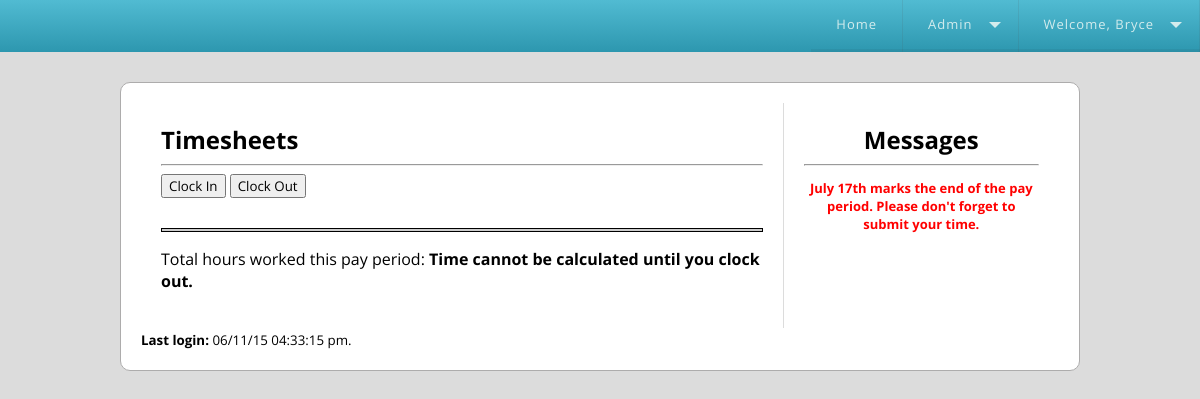
/index.php (signed in), run on an earlier commit of the app's database.
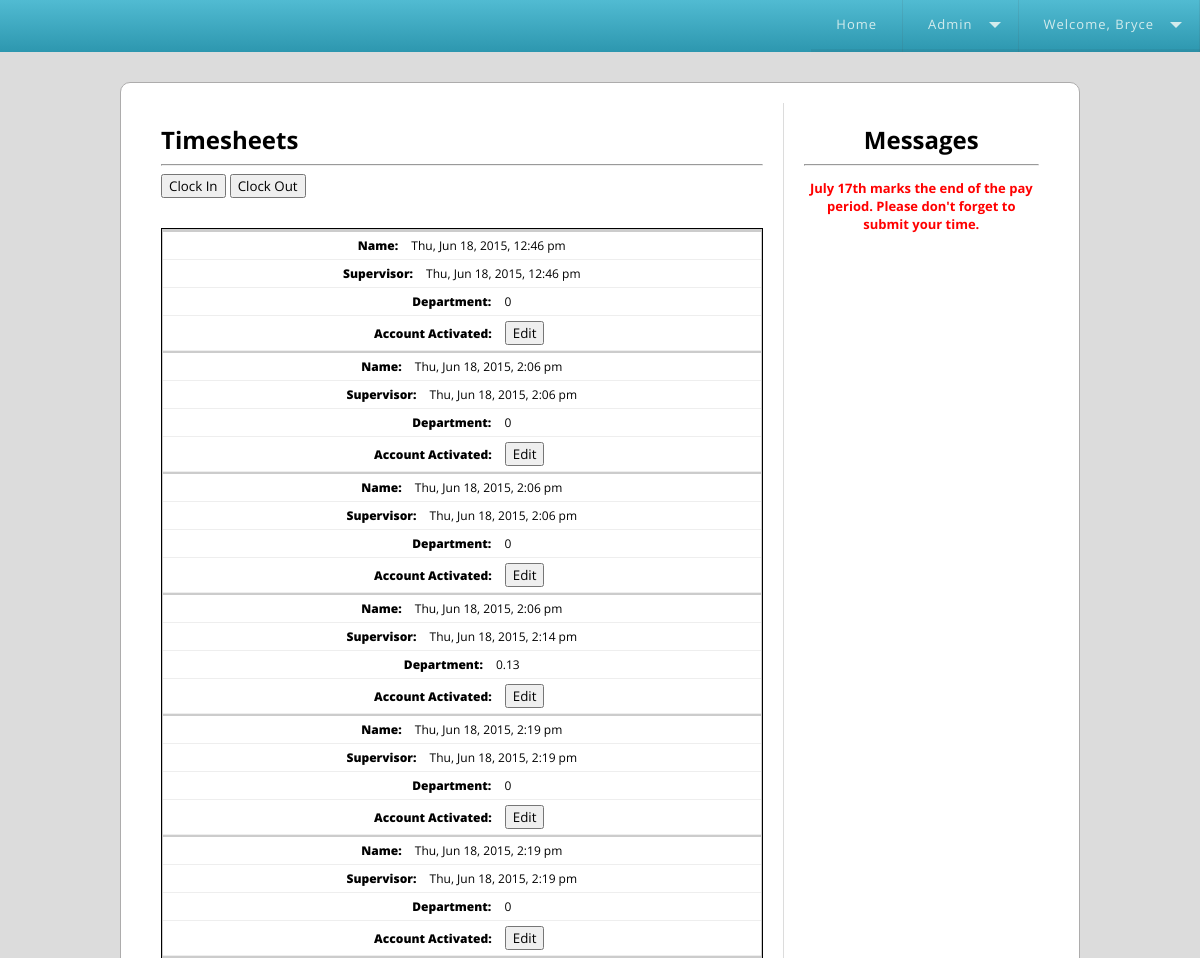
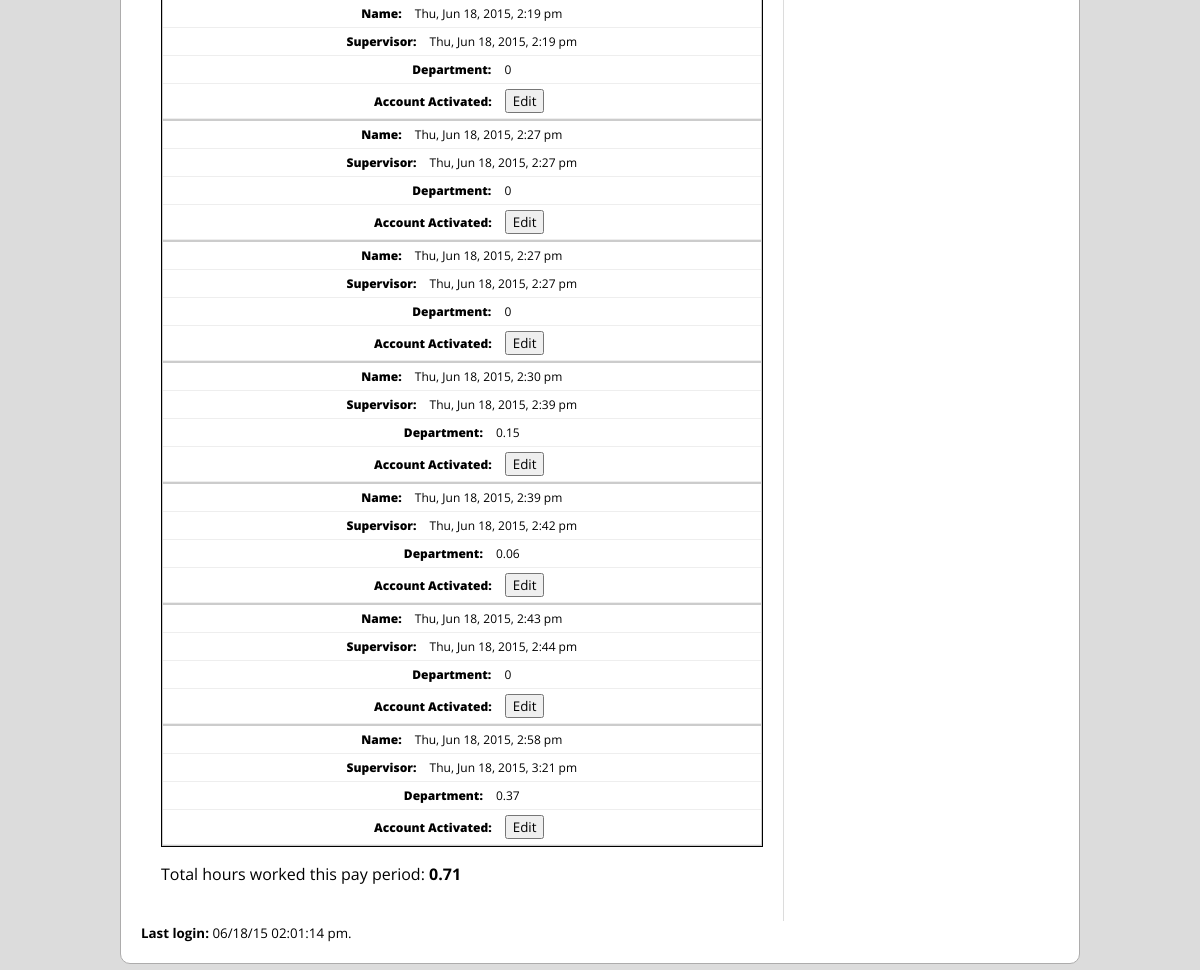
And on a later commit of the database (2 pictures, top to bottom).
### tables this page shows
CREATE TABLE IF NOT EXISTS `users` (
  `id` int(7) NOT NULL,
  `username` varchar(32) NOT NULL,
  `firstname` varchar(32) NOT NULL,
  `lastname` varchar(32) NOT NULL,
  `password` varchar(32) NOT NULL,
  `email` varchar(64) NOT NULL,
  `address` varchar(32) NOT NULL,
  `city` varchar(32) NOT NULL,
  `state` varchar(2) NOT NULL,
  `zip` int(5) NOT NULL,
  `country` varchar(32) NOT NULL,
  `currentSupervisor` varchar(64) NOT NULL,
  `company` varchar(32) NOT NULL,
  `department` varchar(32) NOT NULL,
  `phone` varchar(14) NOT NULL,
  `lastLogin` varchar(32) NOT NULL,
  `activated` int(1) NOT NULL,
  `canReactivate` int(1) NOT NULL DEFAULT '1',
  `isAdmin` int(1) NOT NULL DEFAULT '0'
);

CREATE TABLE IF NOT EXISTS `time_entries` (
  `id` int(12) NOT NULL,
  `user_id` int(6) NOT NULL,
  `timeIn` int(16) NOT NULL,
  `timeOut` int(16) NOT NULL
);

### index.php (the view, shortened to what this page needs)
<?php
require 'connect.php';
require 'functions.php';
include 'header.php';
?>
		<div class="time">
		<h2>Timesheets</h2>
		<hr>
		<form action='clockIn.php' method='POST'><input type='hidden' class='clockIn' name='clockIn' /><input type='submit' value='Clock In' /></form>
		<form action='clockOut.php' method='POST'><input type='hidden' class='clockOut' name='clockOut' /><input type='submit' value='Clock Out' /></form><br>
 		<table>
 			    <tr>
 			    </tr>
 			    <?php
		$query = "SELECT id,timeIn,timeOut FROM time_entries WHERE user_id = '".$_SESSION['user_id']."'";
		if ($result = mysqli_query($connect,$query)) {
			while ($row = mysqli_fetch_array($result,MYSQLI_ASSOC)) {
				echo "<tr>";
				echo "<td>".date('D, M j, Y, g:i a', $row['timeIn'])."</td>";
				if ($row['timeOut'] < $row['timeIn']) {
					echo "<td></td>";
				} else {
					echo "<td>".date('D, M j, Y, g:i a', $row['timeOut'])."</td>";
				}
				if ($row['timeOut'] < $row['timeIn']) {
					echo "<td></td>";
				} else {
					echo "<td>".round((($row['timeOut'] - $row['timeIn'])/3600),2)."</td>";
				}
				echo "<td><form action='editTime.php' method='POST'><input type='hidden' name='timeID' value='".$row['id']."' /><input type='submit' value='Edit' /></form></td>";
				echo "</tr>";
			}
		} else {
			echo "Error retrieving information from database.";
		}
		?>
				</table>
				<p class="largeText">Total hours worked this pay period: <span><strong><?php totalHoursWorked($_SESSION['user_id']) ?></strong></span></p>
		</div>
		<div class="notification">
			<h2>Messages</h2>
			<hr>
			<?php $p = json_decode(file_get_contents('siteMessage.json')); echo "<p>".$p."</p>"; ?>
		</div>
		<small><strong>Last login: </strong><?php echo getLastLogin(); ?>.</small>
<?php
include 'footer.php';
?>

### functions.php (shortened to what this page needs)
<?php
function getFirstName() {
	global $connect;
	$query = "SELECT firstname FROM users WHERE id='".$_SESSION['user_id']."'";
	$result = mysqli_query($connect, $query);
	$row = mysqli_fetch_array($result, MYSQLI_ASSOC);
	echo $row['firstname'];
}
function getLastLogin() {
	global $connect;
	$query = "SELECT lastLogin FROM users WHERE id='".$_SESSION['user_id']."'";
	if ($result = mysqli_query($connect, $query)) {
		$row = mysqli_fetch_array($result, MYSQLI_ASSOC);
		if ($row['lastLogin'] != 0) {
			return date('m/d/y h:i:s a', $row['lastLogin']);
		} else {
			return "User account not activated";
		}
	} else {
		return "Error retrieving last login";
	}
}
function totalHoursWorked($id) {
	global $connect;
	$result3 = mysqli_query($connect, "SHOW TABLE STATUS LIKE 'time_entries'");
	$data = mysqli_fetch_array($result3,MYSQLI_ASSOC);
	$next_increment = $data['Auto_increment'];
	$totalHours = 0;
	$query = "SELECT timeIn,timeOut FROM time_entries WHERE user_id='".$id."'";
	if ($result = mysqli_query($connect, $query)) {
		$query2 = "SELECT timeIn,timeOut FROM time_entries WHERE user_id='".$id."' AND id=".($next_increment - 1)."";
		if ($result2 = mysqli_query($connect,$query2)) {
			$row2 = mysqli_fetch_array($result2,MYSQLI_ASSOC);
			if (empty($row2['timeIn']) || empty($row2['timeOut'])) {
				echo "Time cannot be calculated until you clock out.";
			} else {
				while ($row = mysqli_fetch_array($result,MYSQLI_ASSOC)) {
					$time = (($row['timeOut'] - $row['timeIn']));
					$totalHours += $time;
				}
				echo round(($totalHours/3600),2);
			}
		} else {
			echo "Problem retrieving time from database.";
		}
	}
}
?>

What changed in the data, as far as the page shows it:
changed users "Bryce": lastLogin "06/11/15 04:33:15 pm" → "06/18/15 02:01:14 pm"
added time_entries: timeIn "Thu, Jun 18, 2015, 12:46 pm", timeOut "Thu, Jun 18, 2015, 12:46 pm", ($row['timeOut'] - $row['timeIn'])/3600 "0"
added time_entries: timeIn "Thu, Jun 18, 2015, 2:06 pm", timeOut "Thu, Jun 18, 2015, 2:06 pm", ($row['timeOut'] - $row['timeIn'])/3600 "0"
added time_entries: timeIn "Thu, Jun 18, 2015, 2:06 pm", timeOut "Thu, Jun 18, 2015, 2:06 pm", ($row['timeOut'] - $row['timeIn'])/3600 "0"
added time_entries: timeIn "Thu, Jun 18, 2015, 2:06 pm", timeOut "Thu, Jun 18, 2015, 2:14 pm", ($row['timeOut'] - $row['timeIn'])/3600 "0.13"
added time_entries: timeIn "Thu, Jun 18, 2015, 2:19 pm", timeOut "Thu, Jun 18, 2015, 2:19 pm", ($row['timeOut'] - $row['timeIn'])/3600 "0"
added time_entries: timeIn "Thu, Jun 18, 2015, 2:19 pm", timeOut "Thu, Jun 18, 2015, 2:19 pm", ($row['timeOut'] - $row['timeIn'])/3600 "0"
added time_entries: timeIn "Thu, Jun 18, 2015, 2:19 pm", timeOut "Thu, Jun 18, 2015, 2:19 pm", ($row['timeOut'] - $row['timeIn'])/3600 "0"
added time_entries: timeIn "Thu, Jun 18, 2015, 2:27 pm", timeOut "Thu, Jun 18, 2015, 2:27 pm", ($row['timeOut'] - $row['timeIn'])/3600 "0"
added time_entries: timeIn "Thu, Jun 18, 2015, 2:27 pm", timeOut "Thu, Jun 18, 2015, 2:27 pm", ($row['timeOut'] - $row['timeIn'])/3600 "0"
added time_entries: timeIn "Thu, Jun 18, 2015, 2:30 pm", timeOut "Thu, Jun 18, 2015, 2:39 pm", ($row['timeOut'] - $row['timeIn'])/3600 "0.15"
added time_entries: timeIn "Thu, Jun 18, 2015, 2:39 pm", timeOut "Thu, Jun 18, 2015, 2:42 pm", ($row['timeOut'] - $row['timeIn'])/3600 "0.06"
added time_entries: timeIn "Thu, Jun 18, 2015, 2:43 pm", timeOut "Thu, Jun 18, 2015, 2:44 pm", ($row['timeOut'] - $row['timeIn'])/3600 "0"
added time_entries: timeIn "Thu, Jun 18, 2015, 2:58 pm", timeOut "Thu, Jun 18, 2015, 3:21 pm", ($row['timeOut'] - $row['timeIn'])/3600 "0.37"
Also different on the page:
$totalHours/3600: (not shown) → "0.71"
text no longer shown: "Time cannot be calculated until you clock out."
